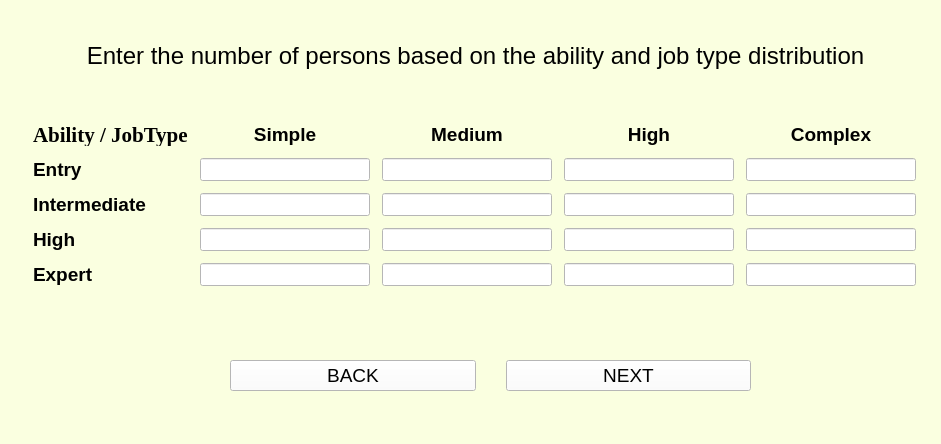
<?xml version="1.0" encoding="UTF-8"?>
<ui version="4.0">
 <class>MainWindow</class>
 <widget class="QMainWindow" name="MainWindow">
  <property name="geometry">
   <rect>
    <x>0</x>
    <y>0</y>
    <width>941</width>
    <height>444</height>
   </rect>
  </property>
  <property name="windowTitle">
   <string>MainWindow</string>
  </property>
  <property name="styleSheet">
   <string notr="true">background-color:rgb(250, 255, 224)</string>
  </property>
  <widget class="QWidget" name="centralwidget">
   <widget class="QLabel" name="label_10">
    <property name="geometry">
     <rect>
      <x>0</x>
      <y>40</y>
      <width>951</width>
      <height>31</height>
     </rect>
    </property>
    <property name="font">
     <font>
      <family>Arial</family>
      <pointsize>18</pointsize>
     </font>
    </property>
    <property name="text">
     <string>Enter the number of persons based on the ability and job type distribution</string>
    </property>
    <property name="alignment">
     <set>Qt::AlignCenter</set>
    </property>
   </widget>
   <widget class="QWidget" name="">
    <property name="geometry">
     <rect>
      <x>30</x>
      <y>120</y>
      <width>891</width>
      <height>171</height>
     </rect>
    </property>
    <property name="font">
     <font>
      <family>Arial</family>
      <pointsize>12</pointsize>
      <weight>50</weight>
      <bold>false</bold>
     </font>
    </property>
    <layout class="QGridLayout" name="gridLayout">
     <property name="leftMargin">
      <number>3</number>
     </property>
     <property name="topMargin">
      <number>3</number>
     </property>
     <property name="rightMargin">
      <number>5</number>
     </property>
     <property name="bottomMargin">
      <number>5</number>
     </property>
     <property name="spacing">
      <number>12</number>
     </property>
     <item row="0" column="0">
      <widget class="QLabel" name="label">
       <property name="font">
        <font>
         <family>Times New Roman</family>
         <pointsize>16</pointsize>
         <weight>75</weight>
         <bold>true</bold>
        </font>
       </property>
       <property name="text">
        <string>Ability / JobType</string>
       </property>
      </widget>
     </item>
     <item row="0" column="1">
      <widget class="QLabel" name="label_6">
       <property name="font">
        <font>
         <family>Arial</family>
         <pointsize>14</pointsize>
         <weight>75</weight>
         <bold>true</bold>
        </font>
       </property>
       <property name="text">
        <string>Simple</string>
       </property>
       <property name="alignment">
        <set>Qt::AlignCenter</set>
       </property>
      </widget>
     </item>
     <item row="0" column="2">
      <widget class="QLabel" name="label_7">
       <property name="font">
        <font>
         <family>Arial</family>
         <pointsize>14</pointsize>
         <weight>75</weight>
         <bold>true</bold>
        </font>
       </property>
       <property name="text">
        <string>Medium</string>
       </property>
       <property name="alignment">
        <set>Qt::AlignCenter</set>
       </property>
      </widget>
     </item>
     <item row="0" column="3">
      <widget class="QLabel" name="label_8">
       <property name="font">
        <font>
         <family>Arial</family>
         <pointsize>14</pointsize>
         <weight>75</weight>
         <bold>true</bold>
        </font>
       </property>
       <property name="text">
        <string>High</string>
       </property>
       <property name="alignment">
        <set>Qt::AlignCenter</set>
       </property>
      </widget>
     </item>
     <item row="0" column="4">
      <widget class="QLabel" name="label_9">
       <property name="font">
        <font>
         <family>Arial</family>
         <pointsize>14</pointsize>
         <weight>75</weight>
         <bold>true</bold>
        </font>
       </property>
       <property name="text">
        <string>Complex</string>
       </property>
       <property name="alignment">
        <set>Qt::AlignCenter</set>
       </property>
      </widget>
     </item>
     <item row="1" column="0">
      <widget class="QLabel" name="label_2">
       <property name="font">
        <font>
         <family>Arial</family>
         <pointsize>14</pointsize>
         <weight>75</weight>
         <bold>true</bold>
        </font>
       </property>
       <property name="text">
        <string>Entry</string>
       </property>
      </widget>
     </item>
     <item row="1" column="1">
      <widget class="QLineEdit" name="s1">
       <property name="font">
        <font>
         <family>Arial</family>
         <pointsize>12</pointsize>
         <weight>50</weight>
         <bold>false</bold>
        </font>
       </property>
       <property name="styleSheet">
        <string notr="true">background-color:rgb(255, 255, 255)</string>
       </property>
      </widget>
     </item>
     <item row="1" column="2">
      <widget class="QLineEdit" name="m1">
       <property name="font">
        <font>
         <family>Arial</family>
         <pointsize>12</pointsize>
         <weight>50</weight>
         <bold>false</bold>
        </font>
       </property>
       <property name="styleSheet">
        <string notr="true">background-color:rgb(255, 255, 255)</string>
       </property>
       <property name="text">
        <string/>
       </property>
      </widget>
     </item>
     <item row="1" column="3">
      <widget class="QLineEdit" name="h1">
       <property name="font">
        <font>
         <family>Arial</family>
         <pointsize>12</pointsize>
         <weight>50</weight>
         <bold>false</bold>
        </font>
       </property>
       <property name="styleSheet">
        <string notr="true">background-color:rgb(255, 255, 255)</string>
       </property>
      </widget>
     </item>
     <item row="1" column="4">
      <widget class="QLineEdit" name="c1">
       <property name="font">
        <font>
         <family>Arial</family>
         <pointsize>12</pointsize>
         <weight>50</weight>
         <bold>false</bold>
        </font>
       </property>
       <property name="styleSheet">
        <string notr="true">background-color:rgb(255, 255, 255)</string>
       </property>
      </widget>
     </item>
     <item row="2" column="0">
      <widget class="QLabel" name="label_3">
       <property name="font">
        <font>
         <family>Arial</family>
         <pointsize>14</pointsize>
         <weight>75</weight>
         <bold>true</bold>
        </font>
       </property>
       <property name="text">
        <string>Intermediate</string>
       </property>
      </widget>
     </item>
     <item row="2" column="1">
      <widget class="QLineEdit" name="s2">
       <property name="font">
        <font>
         <family>Arial</family>
         <pointsize>12</pointsize>
         <weight>50</weight>
         <bold>false</bold>
        </font>
       </property>
       <property name="styleSheet">
        <string notr="true">background-color:rgb(255, 255, 255)</string>
       </property>
      </widget>
     </item>
     <item row="2" column="2">
      <widget class="QLineEdit" name="m2">
       <property name="font">
        <font>
         <family>Arial</family>
         <pointsize>12</pointsize>
         <weight>50</weight>
         <bold>false</bold>
        </font>
       </property>
       <property name="styleSheet">
        <string notr="true">background-color:rgb(255, 255, 255)</string>
       </property>
      </widget>
     </item>
     <item row="2" column="3">
      <widget class="QLineEdit" name="h2">
       <property name="font">
        <font>
         <family>Arial</family>
         <pointsize>12</pointsize>
         <weight>50</weight>
         <bold>false</bold>
        </font>
       </property>
       <property name="styleSheet">
        <string notr="true">background-color:rgb(255, 255, 255)</string>
       </property>
      </widget>
     </item>
     <item row="2" column="4">
      <widget class="QLineEdit" name="c2">
       <property name="font">
        <font>
         <family>Arial</family>
         <pointsize>12</pointsize>
         <weight>50</weight>
         <bold>false</bold>
        </font>
       </property>
       <property name="styleSheet">
        <string notr="true">background-color:rgb(255, 255, 255)</string>
       </property>
      </widget>
     </item>
     <item row="3" column="0">
      <widget class="QLabel" name="label_4">
       <property name="font">
        <font>
         <family>Arial</family>
         <pointsize>14</pointsize>
         <weight>75</weight>
         <bold>true</bold>
        </font>
       </property>
       <property name="text">
        <string>High</string>
       </property>
      </widget>
     </item>
     <item row="3" column="1">
      <widget class="QLineEdit" name="s3">
       <property name="font">
        <font>
         <family>Arial</family>
         <pointsize>12</pointsize>
         <weight>50</weight>
         <bold>false</bold>
        </font>
       </property>
       <property name="styleSheet">
        <string notr="true">background-color:rgb(255, 255, 255)</string>
       </property>
      </widget>
     </item>
     <item row="3" column="2">
      <widget class="QLineEdit" name="m3">
       <property name="font">
        <font>
         <family>Arial</family>
         <pointsize>12</pointsize>
         <weight>50</weight>
         <bold>false</bold>
        </font>
       </property>
       <property name="styleSheet">
        <string notr="true">background-color:rgb(255, 255, 255)</string>
       </property>
      </widget>
     </item>
     <item row="3" column="3">
      <widget class="QLineEdit" name="h3">
       <property name="font">
        <font>
         <family>Arial</family>
         <pointsize>12</pointsize>
         <weight>50</weight>
         <bold>false</bold>
        </font>
       </property>
       <property name="styleSheet">
        <string notr="true">background-color:rgb(255, 255, 255)</string>
       </property>
      </widget>
     </item>
     <item row="3" column="4">
      <widget class="QLineEdit" name="c3">
       <property name="font">
        <font>
         <family>Arial</family>
         <pointsize>12</pointsize>
         <weight>50</weight>
         <bold>false</bold>
        </font>
       </property>
       <property name="styleSheet">
        <string notr="true">background-color:rgb(255, 255, 255)</string>
       </property>
      </widget>
     </item>
     <item row="4" column="0">
      <widget class="QLabel" name="label_5">
       <property name="font">
        <font>
         <family>Arial</family>
         <pointsize>14</pointsize>
         <weight>75</weight>
         <bold>true</bold>
        </font>
       </property>
       <property name="text">
        <string>Expert</string>
       </property>
      </widget>
     </item>
     <item row="4" column="1">
      <widget class="QLineEdit" name="s4">
       <property name="font">
        <font>
         <family>Arial</family>
         <pointsize>12</pointsize>
         <weight>50</weight>
         <bold>false</bold>
        </font>
       </property>
       <property name="styleSheet">
        <string notr="true">background-color:rgb(255, 255, 255)</string>
       </property>
      </widget>
     </item>
     <item row="4" column="2">
      <widget class="QLineEdit" name="m4">
       <property name="font">
        <font>
         <family>Arial</family>
         <pointsize>12</pointsize>
         <weight>50</weight>
         <bold>false</bold>
        </font>
       </property>
       <property name="styleSheet">
        <string notr="true">background-color:rgb(255, 255, 255)</string>
       </property>
      </widget>
     </item>
     <item row="4" column="3">
      <widget class="QLineEdit" name="h4">
       <property name="font">
        <font>
         <family>Arial</family>
         <pointsize>12</pointsize>
         <weight>50</weight>
         <bold>false</bold>
        </font>
       </property>
       <property name="styleSheet">
        <string notr="true">background-color:rgb(255, 255, 255)</string>
       </property>
      </widget>
     </item>
     <item row="4" column="4">
      <widget class="QLineEdit" name="c4">
       <property name="font">
        <font>
         <family>Arial</family>
         <pointsize>12</pointsize>
         <weight>50</weight>
         <bold>false</bold>
        </font>
       </property>
       <property name="styleSheet">
        <string notr="true">background-color:rgb(255, 255, 255)</string>
       </property>
      </widget>
     </item>
    </layout>
   </widget>
   <widget class="QWidget" name="">
    <property name="geometry">
     <rect>
      <x>230</x>
      <y>350</y>
      <width>521</width>
      <height>51</height>
     </rect>
    </property>
    <property name="font">
     <font>
      <family>Arial</family>
      <pointsize>14</pointsize>
     </font>
    </property>
    <layout class="QGridLayout" name="gridLayout_2">
     <property name="horizontalSpacing">
      <number>30</number>
     </property>
     <item row="0" column="0">
      <widget class="QPushButton" name="backButton">
       <property name="font">
        <font>
         <family>Arial</family>
         <pointsize>14</pointsize>
        </font>
       </property>
       <property name="styleSheet">
        <string notr="true">background-color:rgb(255, 255, 255)</string>
       </property>
       <property name="text">
        <string>BACK</string>
       </property>
      </widget>
     </item>
     <item row="0" column="1">
      <widget class="QPushButton" name="nextButton">
       <property name="font">
        <font>
         <family>Arial</family>
         <pointsize>14</pointsize>
        </font>
       </property>
       <property name="styleSheet">
        <string notr="true">background-color:rgb(255, 255, 255)</string>
       </property>
       <property name="text">
        <string>NEXT</string>
       </property>
      </widget>
     </item>
    </layout>
   </widget>
  </widget>
  <widget class="QMenuBar" name="menubar">
   <property name="geometry">
    <rect>
     <x>0</x>
     <y>0</y>
     <width>941</width>
     <height>18</height>
    </rect>
   </property>
  </widget>
  <widget class="QStatusBar" name="statusbar"/>
 </widget>
 <resources/>
 <connections/>
</ui>
